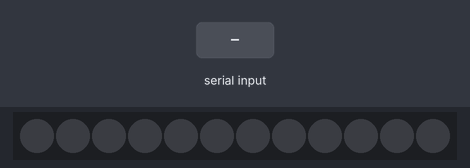
This sketch was run on a simulated ATtiny85, built with avr-gcc and run on an emulated ATtiny85. Parts: 12 RGB LEDs in strip order, left to right. The inputs (shaded band) are chosen by the test bench. Dim RGB values are drawn brighter than linear.

Above: at 1.2 s.
1.3 s: "1" received over Serial
At 3.0 s:
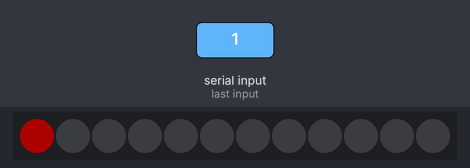
3.3 s: "0" received over Serial
5.3 s: "2" received over Serial
Timing chart, 0 to 8.3 s (numbered marks = the images above; inputs shaded):
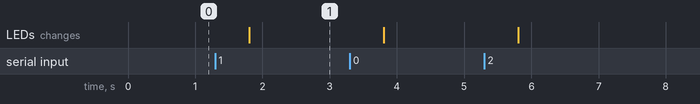

Measured:
- after the input at 1.3 s, the LEDs: change after 0.51 s (image 1)

The sketch:

03_Serial_video2strip.ino
```cpp
/*******************************************************************************
 * Empfange Lichtdaten per serieller Kommunikation von z. B. TouchDesigner
 * installiere Library "Adafruit NeoPixel" by Adafruit
 * Verbinde 12 WS2812B LEDs (z. B. LED-Ring) mit ESP32-C6:
 * WS2812B: Data in (Di)  <->  ESP32-C6: GPIO 2
 * WS2812B: 5V            <->  5V (Externe Stromversorgung, falls zu viele LEDs)
 * WS2812B: GND           <->  GND (Externe Stromversorgung, falls zu viele LEDs)
 ********************************************************************************/


#include <Adafruit_NeoPixel.h>

#ifdef __AVR__
 #include <avr/power.h> // Required for 16 MHz Adafruit Trinket
#endif

int led_pin = 2;
const int numpixels = 12;

Adafruit_NeoPixel pixels(numpixels, led_pin, NEO_GRB + NEO_KHZ800);
char inputBuffer[numpixels * 3];

void setup() {
  #if defined(__AVR_ATtiny85__) && (F_CPU == 16000000)
    clock_prescale_set(clock_div_1);
  #endif

  pixels.begin();
  pixels.show();
  pixels.setBrightness(255);
  Serial.begin(115200);
  Serial.setTimeout(500);
}

void loop() {
  if(Serial.available() > 0){
    Serial.readBytes(inputBuffer, numpixels * 3); // inputBuffer: Zielarray, nuppixels * 3: Anzahl der Werte, die aus dem seriellen Buffer gelesen werden sollen
  }

  for(int i=0; i < numpixels; i++){
    pixels.setPixelColor(i, inputBuffer[(i*3)], inputBuffer[(i*3)+1], inputBuffer[(i*3)+2]);
    //pixels.setPixelColor(i, 0,0,255);  // blau zum Testen ob LEDs funktionieren
  }
  pixels.show();
  delay(11);
}
```
